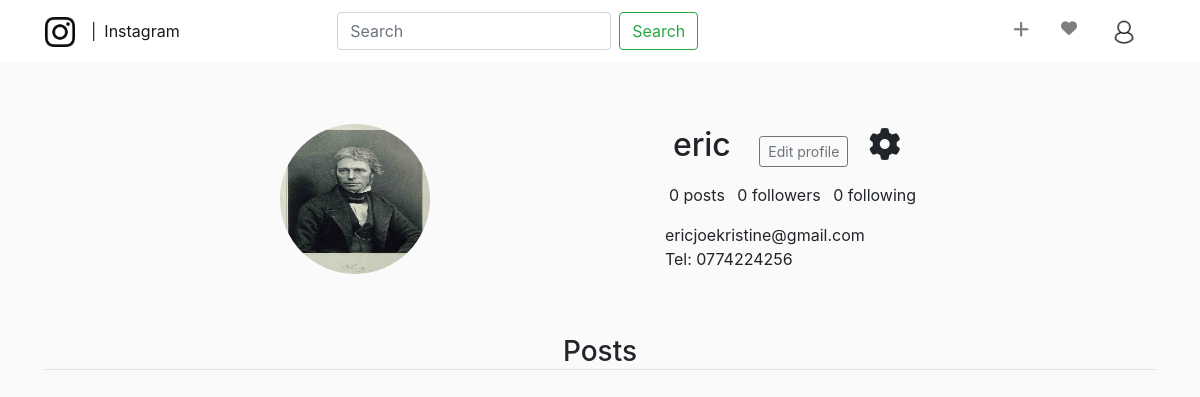
Page /users/profile/7/ (signed in) on the earlier database version.
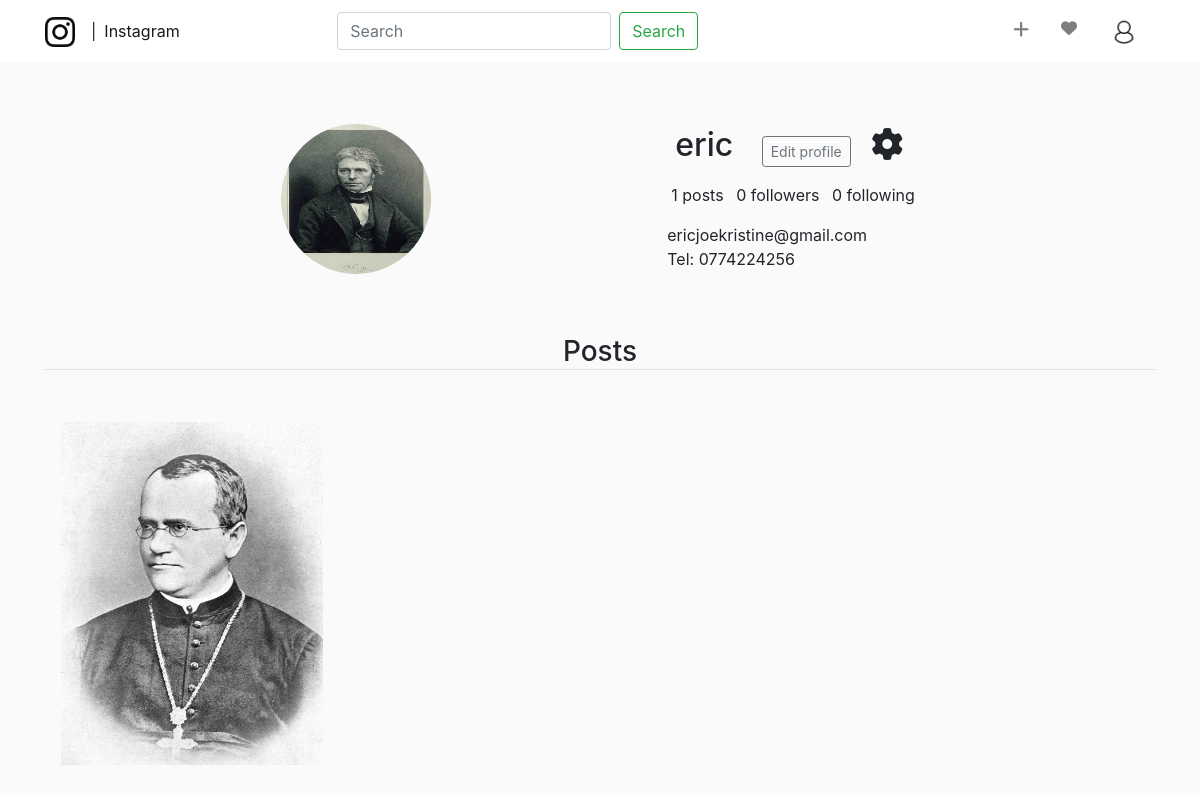
Same page on the later database version.
### users/models.py (models this page shows, shortened)
class CustomUser(AbstractUser):
    avatar = models.ImageField(upload_to='avatar_gallery', default='default.jpg')
    telephone = models.CharField(max_length=10, blank=True)

### posts/models.py (models this page shows, shortened)
class Image(models.Model):
    image = models.ImageField(upload_to='posts_gallery')
    name = models.CharField(max_length=100)
    caption = models.CharField(max_length=200)
    user = models.ForeignKey(get_user_model(), on_delete = models.CASCADE, related_name='images')

### users/views.py (the view)
# urls.py: path('profile/<int:pk>/', DetailUserView.as_view(), name='profile'),
class DetailUserView(LoginRequiredMixin,DetailView):
    model = CustomUser
    template_name = 'profile.html'
    context_object_name = 'user'
    login_url = 'login'

### templates/profile.html (shortened to what this page needs)
{% extends 'base.html'%}
{% block content %}
<div id="profile-summary" class="mt-5">
    <div id="profile-pic">
        <img src="{{ object.avatar.url}}" alt=" {{user.username}}">
    </div>
    <div id="profile-desc">
        <div class="my-3">
            <span class="h2 mx-2">{{user.username}}</span>
            <span><a href="{% url 'update_user' user.id%}" class="btn btn-sm btn-outline-secondary mx-3">Edit
                    profile</a></span>
            <span><i class='fas fa-cog fa-2x'></i>
            </span>
        </div>
        <div class="my-3">
            <span class="mx-1">{{user.images.all.count }} posts </span>
            <span class="mx-1">0 followers </span>
            <span class="mx-1">0 following </span>
        </div>
        <div class="my-3">
            <span>{{user.email}}</span>
            <p>Tel: {{user.telephone}}</p>
        </div>
    </div>
</div>
<div id=profile-posts class="my-5">
    <h3 class="text-center border-bottom mb-5">Posts</h3>
    <div id="my-posts mx-5">
        <div id="photos" class="m-3">
            {% for post in user.images.all %}
            <img class="my-1" src="{{post.image.url}}" alt="{{post.name}}">
            {%endfor%}
        </div>
    </div>
</div>
{%endblock content%}

Differences in the rows shown:
changed CustomUser "eric": images.all.count "0" → "1"
added Image: image (picture)
